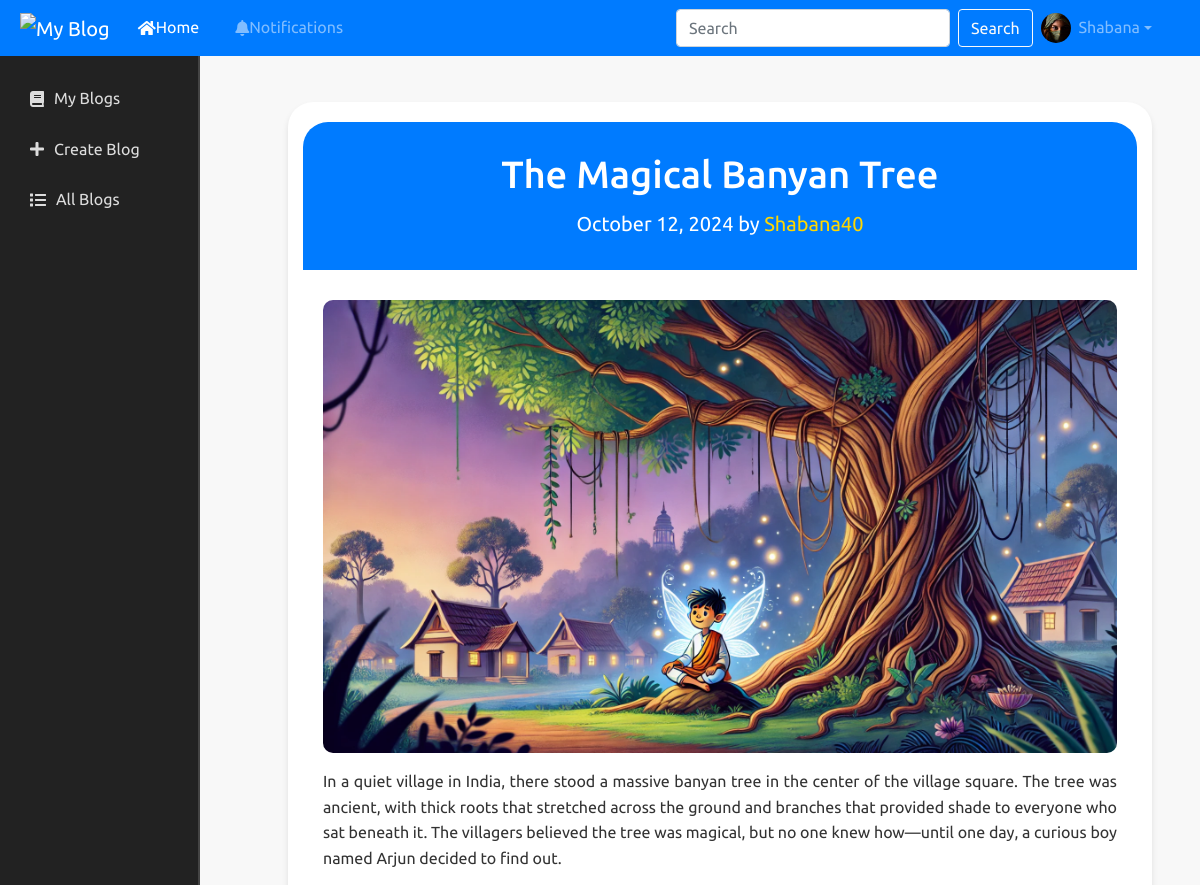
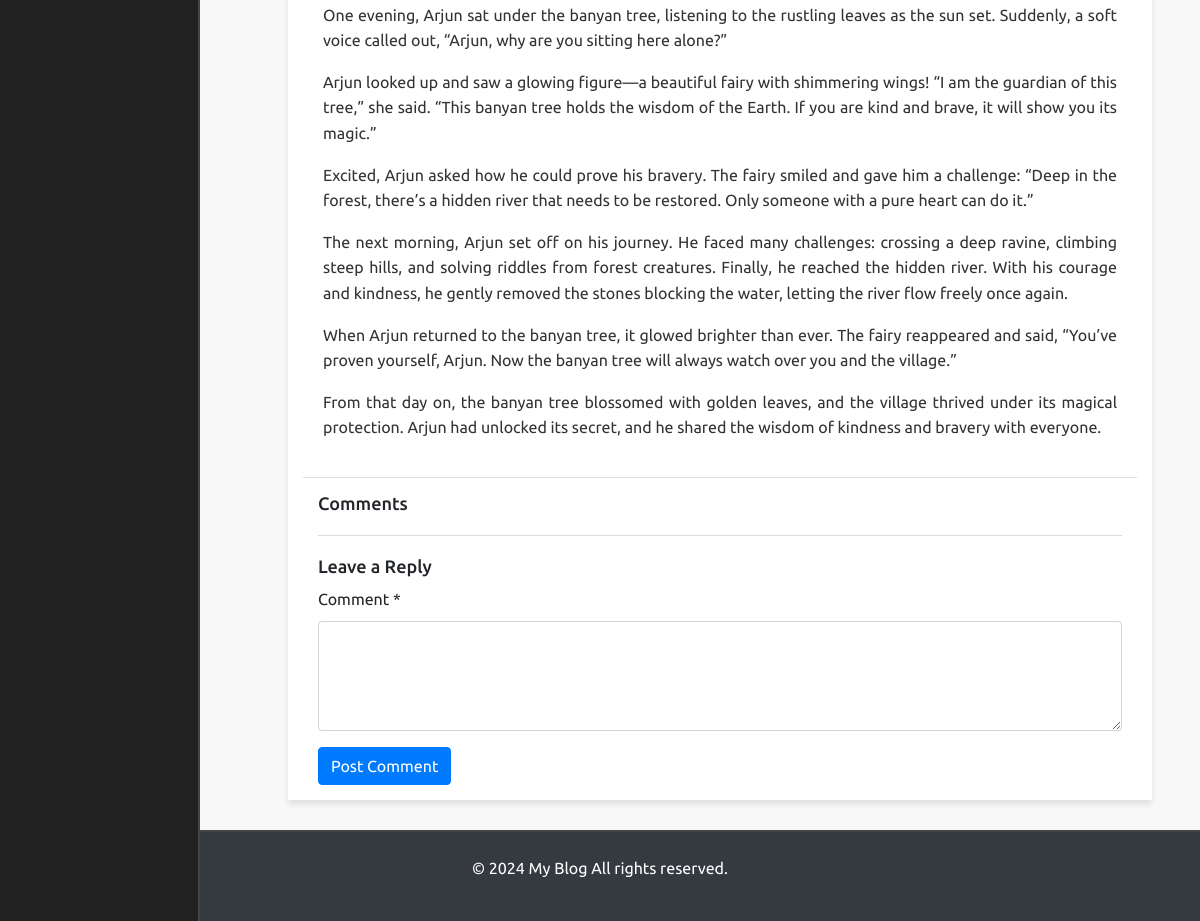
Screenshot of /user/blog/2/ (signed in) with the database file from the repository (2 pictures, top to bottom).
### userpanel/models.py (models this page shows, shortened)
class User_Table(models.Model):
    user = models.OneToOneField(User, on_delete=models.CASCADE)
    phone = models.CharField(max_length=15)
    gender = models.CharField(max_length=1, choices=GENDER_CHOICES, blank=True, null=True)
    profile_image = models.ImageField(upload_to='profile_images/', blank=True, null=True)
    cover_photo = models.ImageField(upload_to='cover_photos/', blank=True, null=True)
    id_proof = models.ImageField(upload_to='id_proofs/', blank=True, null=True)
    profile_description = models.TextField(blank=True, null=True)
    is_blocked = models.BooleanField(default=False)

class Blog(models.Model):
    STATUS_CHOICES = [
        ('draft', 'Draft'),
        ('published', 'Published'),
    ]
    title = models.CharField(max_length=100)
    content = models.TextField()
    blog_image = models.ImageField(upload_to='blog_images/', blank=True, null=True)
    author = models.ForeignKey(User, on_delete=models.CASCADE, related_name='blogs')  # Add related_name='blogs'
    created_at = models.DateTimeField(auto_now_add=True)
    updated_at = models.DateTimeField(auto_now=True)
    status = models.CharField(max_length=20, choices=STATUS_CHOICES, default='draft')

### userpanel/views.py (the view)
# urls.py: path('blog/<int:blog_id>/', view_blog, name='view_blog'),
@login_required(login_url='/404/')
def view_blog(request, blog_id):
    blog = get_object_or_404(Blog, id=blog_id, status='published', author__user_table__is_blocked=False)
    comments = Comment.objects.filter(blog=blog, status='visible', author__user_table__is_blocked=False)
    if request.method == 'POST' and 'comment' in request.POST:
        comment_form = CommentForm(request.POST)
        if comment_form.is_valid():
            comment = comment_form.save(commit=False)
            comment.blog = blog
            comment.author = request.user
            comment.save()
            messages.success(request, 'Comment added successfully.')
            return redirect('view_blog', blog_id=blog.id)
    else:
        comment_form = CommentForm()
    return render(request, 'userpanel/view_blog.html', {'blog': blog, 'comments': comments, 'comment_form': comment_form})

### userpanel/forms.py
class CommentForm(forms.ModelForm):
    class Meta:
        model = Comment
        fields = ['comment']

### userpanel/templates/userpanel/view_blog.html (shortened to what this page needs)
{% extends 'userpanel/user_base.html' %}
{% load static %}
{% block custom_css %}
<link rel="stylesheet" href="{% static 'assets/css/userpanel/view_blog.css' %}">
{% endblock %}
{% block content %}
<div class="container">
    <div class="header_1">
        <h1>{{ blog.title }}</h1>
        <div class="meta">
            {{ blog.created_at|date:"F j, Y" }} by
            <a href="{% url 'view_user_profile' blog.author.id %}" style="color: #ffd700;">
                {{ blog.author.username }}
            </a>
        </div>
    </div>
    <div class="content">
        {% if blog.blog_image %}
        <img class="wide-image img-fluid" src="{{ blog.blog_image.url }}" alt="{{ blog.title }}">
        {% endif %}
        <p>{{ blog.content|safe }}</p>
    </div>
    <div class="comments">
        <h2>Comments</h2>
        <div class="leave-reply">
            <h3>Leave a Reply</h3>
            <form action="{% url 'add_comment' blog.id %}" method="post">
                <div class="form-group">
                    <label for="comment">Comment *</label>
                    <textarea name="comment" id="comment" class="form-control" rows="4" required></textarea>
                </div>
                <button type="submit" class="btn btn-primary">Post Comment</button>
            </form>
        </div>
    </div>
</div>
{% endblock %}

### userpanel/templates/userpanel/user_base.html (shortened to what this page needs)
{% load static %}
<!DOCTYPE html>
<html lang="en">
<head>
    <link rel="stylesheet" href="https://stackpath.bootstrapcdn.com/bootstrap/4.5.2/css/bootstrap.min.css">
    <link rel="stylesheet" href="https://cdnjs.cloudflare.com/ajax/libs/font-awesome/5.15.3/css/all.min.css">
    <link rel="stylesheet" href="{% static 'assets/css/userpanel/userbase.css' %}">
    {% block custom_css %}{% endblock %}
</head>
<body>
    <nav class="navbar navbar-expand-lg navbar-dark bg-primary fixed-top">
        <a class="navbar-brand" href="{% url 'user_home' %}">
            <img src="{% static 'assets/image/logo.png' %}" alt="My Blog" height="30">
        </a>
        <div class="collapse navbar-collapse" id="navbarNav">
            <ul class="navbar-nav mr-auto">
                <li class="nav-item active">
                    <a class="nav-link" href="{% url 'user_home' %}"><i class="fas fa-home"></i> Home</a>
                </li>
                <li class="nav-item">
                    <a class="nav-link" href="#"><i class="fas fa-bell"></i> Notifications</a>
                </li>
            </ul>
            <form class="form-inline my-2 my-lg-0">
                <input class="form-control mr-sm-2" type="search" placeholder="Search" aria-label="Search">
                <button class="btn btn-outline-light my-2 my-sm-0" type="submit">Search</button>
            </form>
        </div>
        <ul class="navbar-nav ml-auto">
            <li class="nav-item dropdown">
                <a class="nav-link dropdown-toggle d-flex align-items-center" href="#" id="navbarDropdown" role="button" data-toggle="dropdown" aria-haspopup="true" aria-expanded="false">
                    <img src="{% if request.user.user_table.profile_image %}{{ request.user.user_table.profile_image.url }}{% else %}{% static 'assets/image/default_profile.png' %}{% endif %}" alt="Profile Picture" class="profile-picture" style="width: 30px; height: 30px; border-radius: 50%;">
                    <span class="ml-2">{{ request.user.first_name }}</span>
                </a>
            </li>
        </ul>
    </nav>
    <div class="container-fluid mt-5 pt-4" style="padding-top: 70px;">
        <div class="row">
            <nav id="sidebar-left" class="col-md-2 d-md-block sidebar">
                <div class="sidebar-inner">
                    <div class="sidebar-sticky">
                        <ul class="nav flex-column">
                            <li class="nav-item">
                                <a class="nav-link" href="{% url 'my_blog' %}">
                                    <i class="fas fa-book"></i> <span>My Blogs</span>
                                </a>
                            </li>
                            <li class="nav-item">
                                <a class="nav-link" href="{% url 'add_blog' %}">
                                    <i class="fas fa-plus"></i> <span>Create Blog</span>
                                </a>
                            </li>
                            <li class="nav-item">
                                <a class="nav-link" href="{% url 'user_blog_list' %}">
                                    <i class="fas fa-list"></i> <span>All Blogs</span>
                                </a>
                            </li>
                        </ul>
                    </div>
                </div>
            </nav>
            <main role="main" class="col-md-10 main-content">
                {% block content %}{% endblock %}
            </main>
        </div>
    </div>
    <footer class="text-center py-4 bg-dark text-white" style="width: 100%;">
        <div style="display: flex; justify-content: center;">
            <p>&copy; 2024 My Blog All rights reserved.</p>
        </div>
    </footer>
</body>
</html>

### static/assets/css/userpanel/userbase.css (style rules this page uses)
body { font-family: 'Ubuntu', sans-serif; line-height: 1.6; margin: 0; padding: 0; background-color: #f2f2f2; min-height: 100vh; display: flex; flex-direction: column; }
.container-fluid { flex: 1; padding-top: 60px; }
.navbar { display: flex; justify-content: space-between; align-items: center; background-color: #007bff; height: 56px; padding: 10px 20px; z-index: 9999; position: fixed; width: 100%; top: 0; left: 0; }
.navbar a { color: black; text-decoration: none; margin-right: 20px; }
.navbar .profile-picture { width: 35px; height: 35px; border-radius: 50%; object-fit: cover; }
.nav-item .nav-link { display: flex; align-items: center; }
#sidebar-left { position: fixed; top: 56px; left: 0; width: 220px; height: calc(100% - 56px); background-color: #222; color: #fff; padding-top: 20px; border-right: 2px solid #444; z-index: 9998; overflow-y: auto; transition: width 0.3s, padding 0.3s; }
#sidebar-left .nav-link { color: #ddd; padding: 10px 15px; margin-bottom: 5px; border-radius: 4px; display: flex; align-items: center; transition: padding 0.3s, font-size 0.3s; }
#sidebar-left .nav-link i { margin-right: 10px; }
.main-content { margin-left: 220px; padding: 20px; transition: margin-left 0.3s ease-in-out; position: relative; z-index: 1; overflow: hidden; }
footer { background-color: #222; color: #ddd; padding: 20px 0; width: 100%; border-top: 2px solid #444; margin-top: auto; }

### static/assets/css/userpanel/view_blog.css (style rules this page uses)
body { background-color: #f8f8f8; margin: 0; padding: 0; }
.container { background-color: white; width: 90%; max-width: 1200px; border-top-left-radius: 25px; border-top-right-radius: 25px; box-shadow: 0 4px 6px rgba(0, 0, 0, 0.1); overflow: hidden; margin: 10px auto; padding-top: 10px; }
.header_1 { background-color: #007bff; color: white; padding: 30px; margin: 10px auto; text-align: center; border-top-left-radius: 25px; border-top-right-radius: 25px; }
.header_1 h1 { font-size: 38px; }
.header_1 .meta { margin-top: 10px; font-size: 20px; }
.content { padding: 20px; color: #333; text-align: justify; }
.content img { max-width: 100%; height: auto; border-radius: 10px; margin: 0 auto; display: block; }
.comments { padding: 15px; border-top: 1px solid #ddd; }
.comments h2 { font-size: 18px; }
.leave-reply { margin-top: 20px; padding-top: 20px; border-top: 1px solid #ddd; }
.leave-reply h3 { margin-bottom: 10px; font-size: 18px; }

### rows the page displays
Blog: title "The Magical Banyan Tree", created_at "October 12, 2024", author.username "Shabana40", blog_image (picture), content "In a quiet village in India, there stood a massive banyan tree in the center of the village square. The tree was ancient, with thick roots that stretched across the ground and branches that provided shade to everyone who sat beneath it. The villagers believed the tree was magical, but no one knew how—until one day, a curious boy named Arjun decided to find out. One evening, Arjun sat under the banyan tree, listening to the rustling leaves as the sun set. Suddenly, a soft voice called out, “Arjun, why are you sitting here alone?” Arjun looked up and saw a glowing figure—a beautiful fairy with shimmering wings! “I am the guardian of this tree,” she said. “This banyan tree holds the wisdom of…"

### other values shown
{{ request.user.first_name }} "Shabana"
